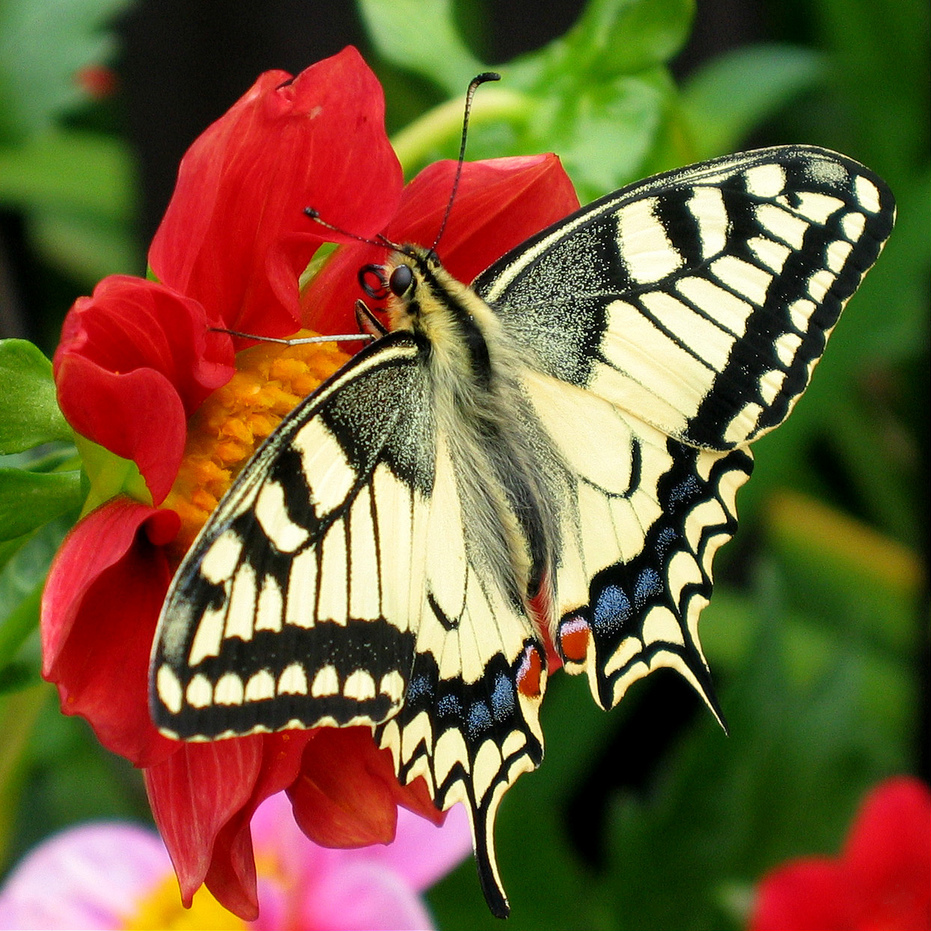
#> input picture butterfly.jpg, 931 x 931 px
$ python 5formatandspace.py
#> lines starting #> are read from the running program, lines starting #| are printed output that depends on the picture
# Images come in various space and formats it is important to transform from one space to another like full color to black n white
# Or from RGB to hue saturation and value
import cv2
import numpy as np

img = cv2.imread('butterfly.jpg',1)
#> img is the input picture: shape (931, 931, 3); mean B, G, R 57.1, 93.2, 118.3

cv2.imshow("Image",img)
cv2.moveWindow("Image", 0, 0)
print(img.shape)
#| (931, 931, 3)

height, width, channel = img.shape
#> height = 931; width = 931; channel = 3

# Split into the separate color channels

b,g,r = cv2.split(img)

# np.split is the command to create the uninitialized array matrix
rgb_split = np.empty([height, width*3, 3], 'uint8')
rgb_split[:, 0:width] = cv2.merge([b,b,b])
rgb_split[:, width:width*2] = cv2.merge([g,g,g])
rgb_split[:, width*2:width*3] = cv2.merge([r,r,r])
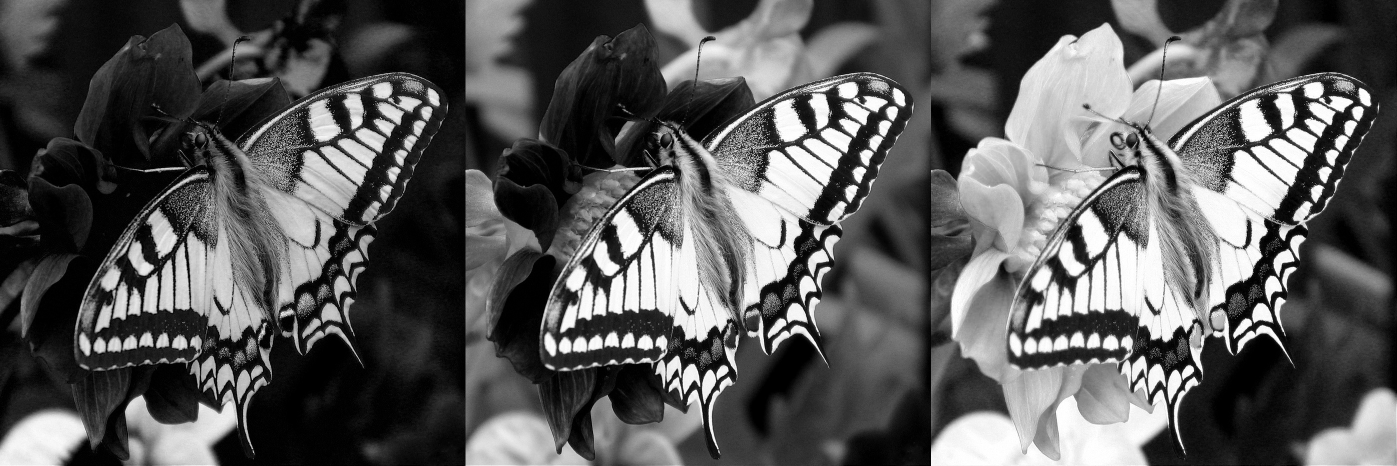
#> rgb_split: shape (931, 2793, 3) (shown at 1/2 size); min 0, max 255, mean 89.5

cv2.imshow("Channels",rgb_split)

# Conversion from BGR to heu saturation value hsv
# Hew = type of color that we will see in 360 degree format
# Saturation = how staturated an individual color is
# Value = How illuminance the channel is

hsv = cv2.cvtColor(img, cv2.COLOR_BGR2HSV)
#> hsv: shape (931, 931, 3); mean H, S, V 51.8, 159, 132.7
h, s, v = cv2.split(hsv)
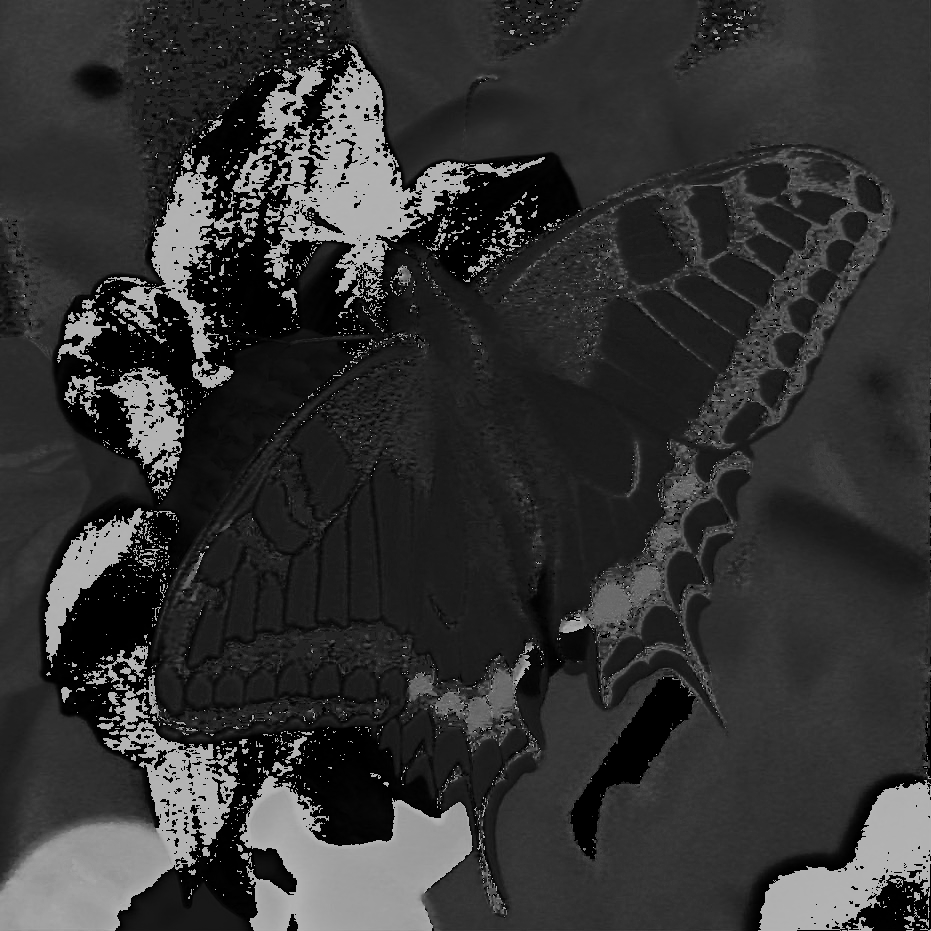
#> h: shape (931, 931); min 0, max 179, mean 51.8
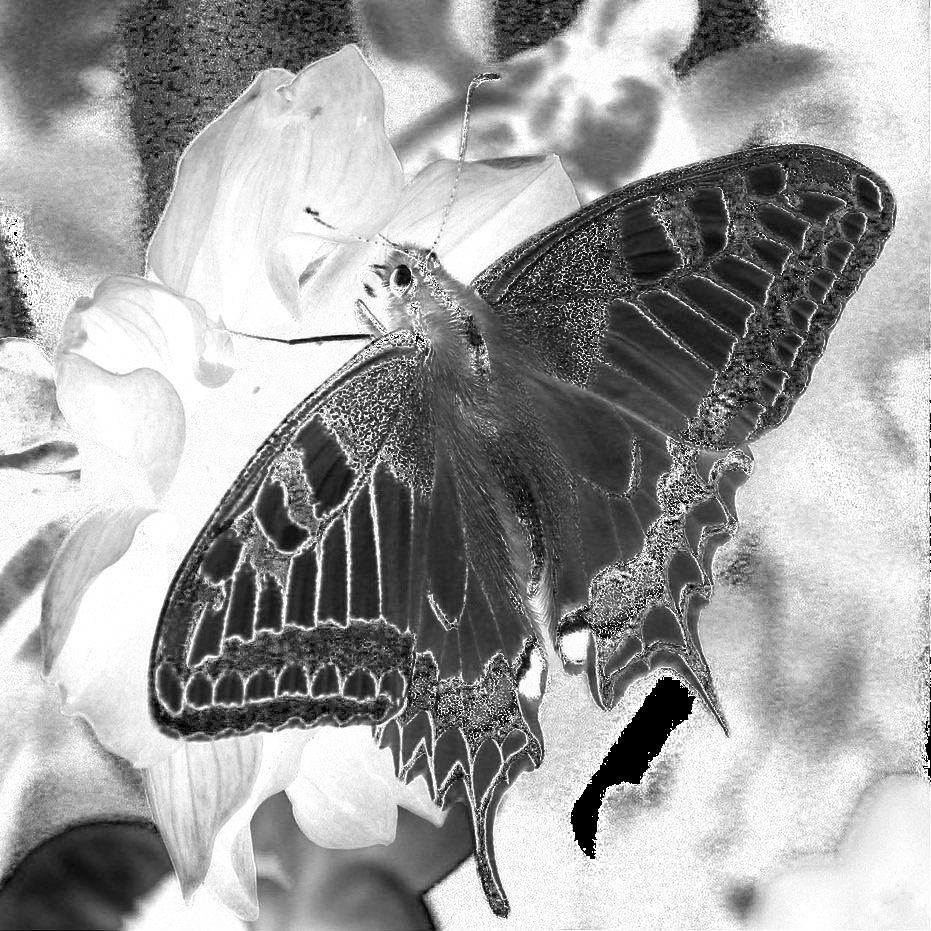
#> s: shape (931, 931); min 0, max 255, mean 159
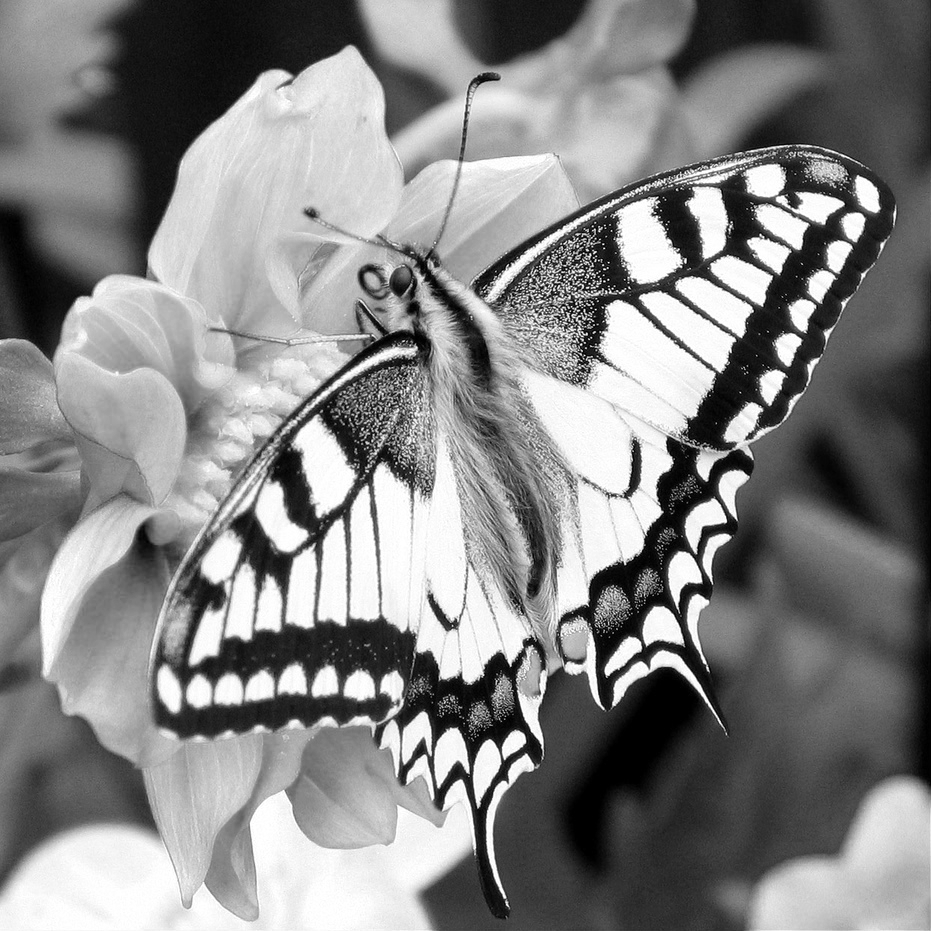
#> v: shape (931, 931); min 0, max 255, mean 132.7

hsv_split = np.empty([height, width*3, 3], 'uint8')
hsv_split = np.concatenate((h,s,v), axis=1)
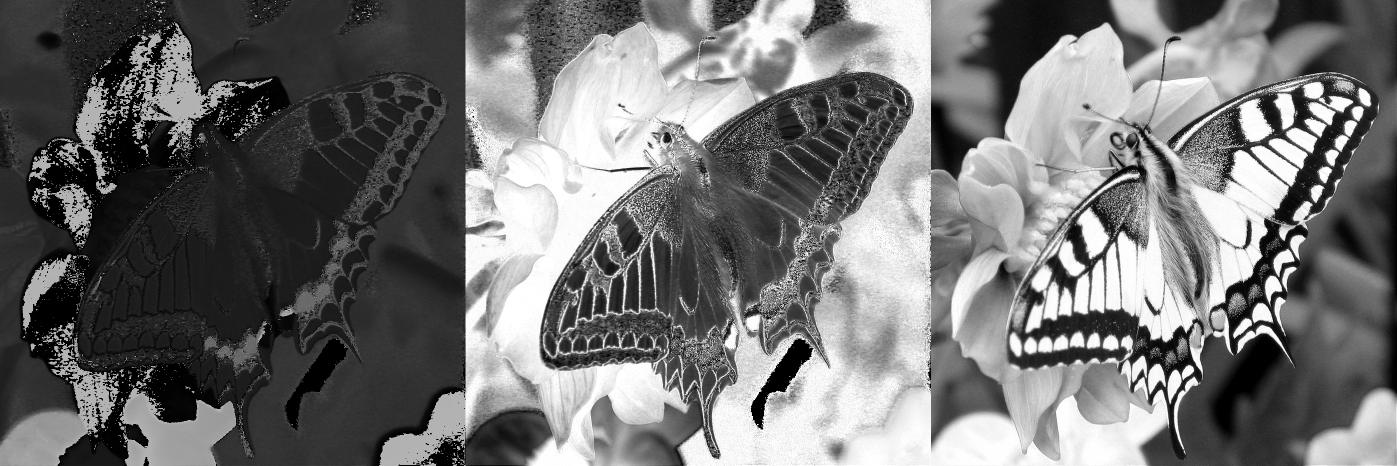
#> hsv_split: shape (931, 2793) (shown at 1/2 size); min 0, max 255, mean 114.5
cv2.imshow("Split hsv", hsv_split)


cv2.waitKey(0)
#> (the run stopped early here; a loop or call above may not have finished)

$ run again, with rabin.jpg copied over butterfly.jpg
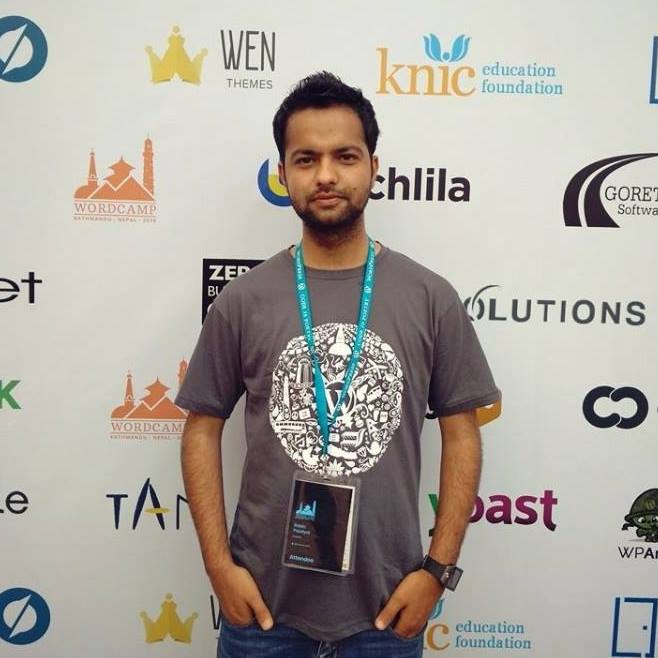
#> input picture rabin.jpg, 658 x 658 px
#> img is the input picture: shape (658, 658, 3); mean B, G, R 159.2, 166.8, 172.5
#| (658, 658, 3)
#> hsv: shape (658, 658, 3); mean H, S, V 49.9, 37, 175.7
#> `h, s, v = cv2.split(hsv)`:
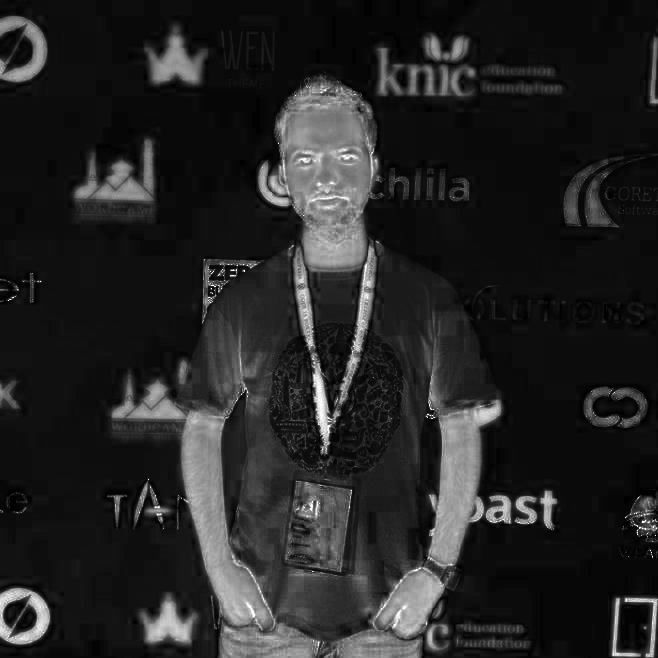
#> s: shape (658, 658); min 0, max 255, mean 37
#> `hsv_split = np.concatenate((h,s,v), axis=1)`:
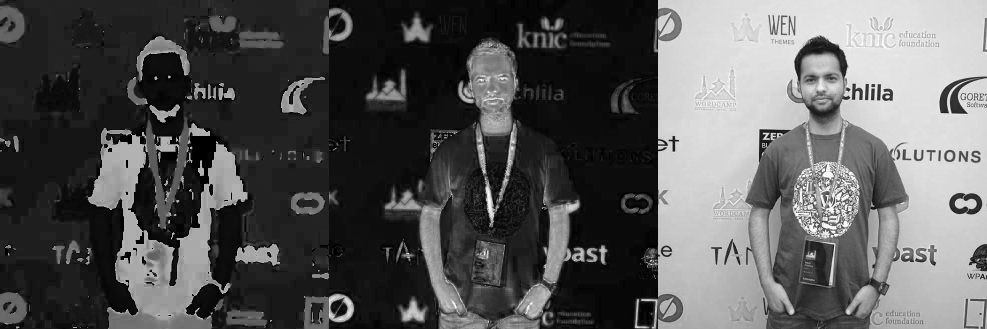
#> hsv_split: shape (658, 1974) (shown at 1/2 size); min 0, max 255, mean 87.5
